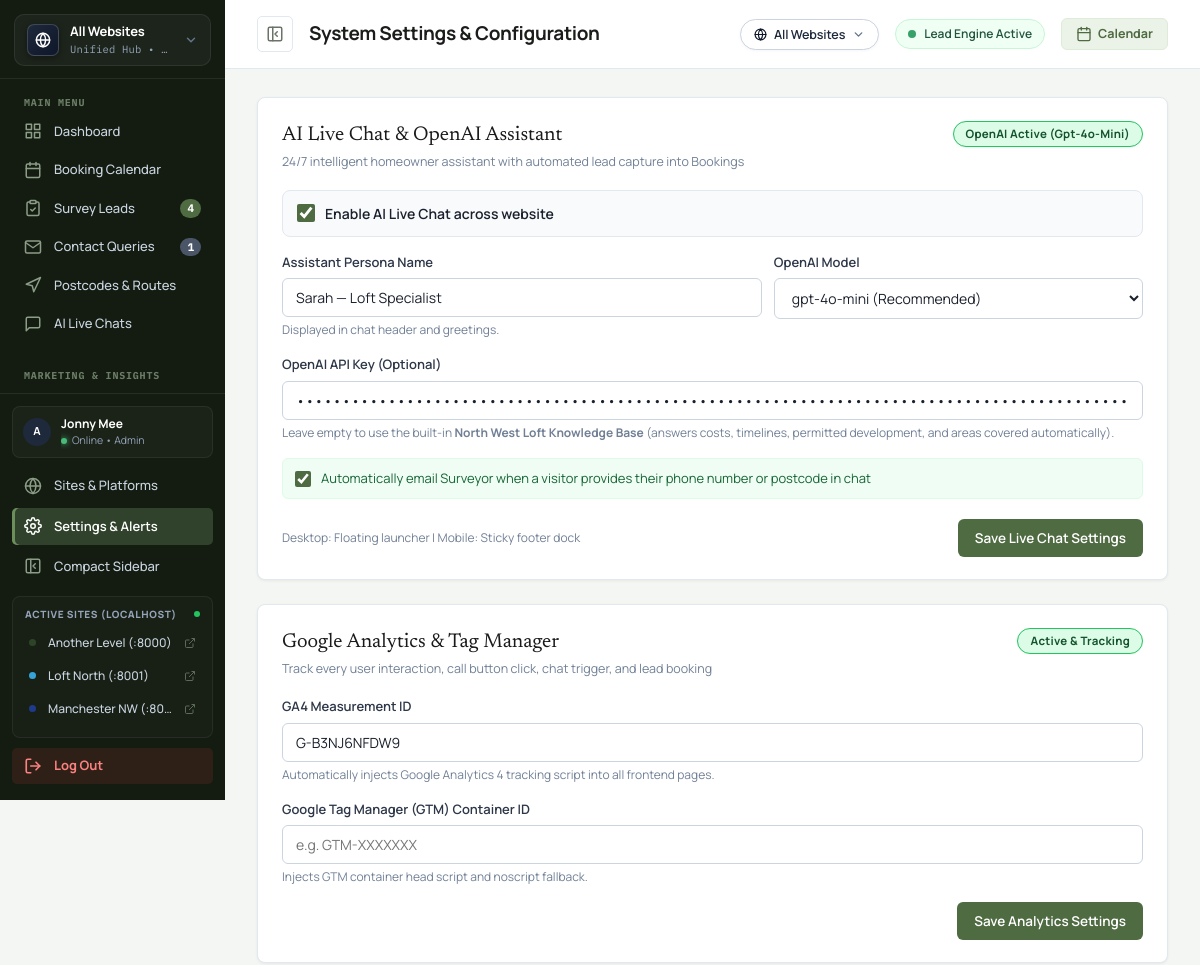
/panel/settings.php (signed in, upper part), run on an earlier commit of the app's database.
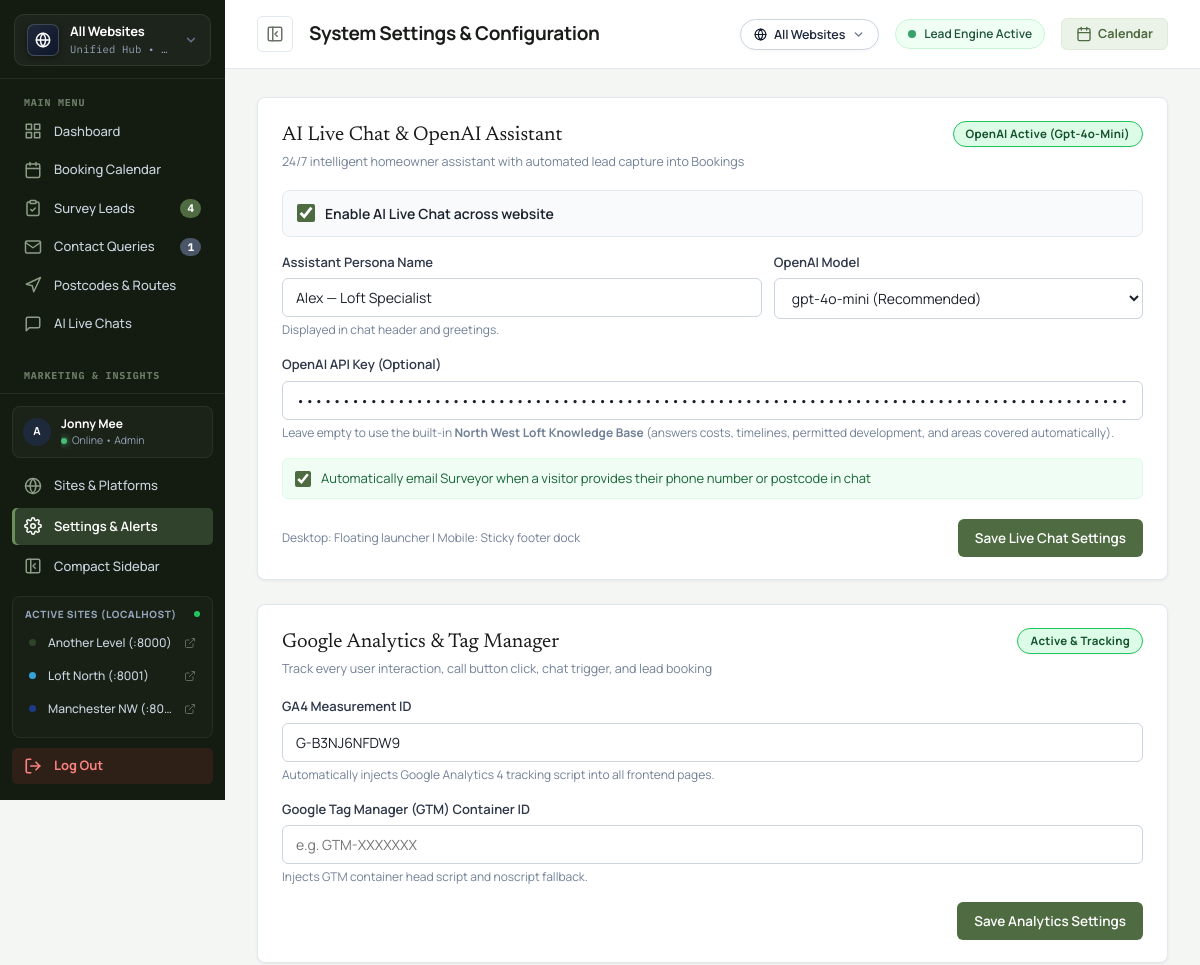
And on a later commit of the database.
### tables this page shows
CREATE TABLE sites (
                id INTEGER PRIMARY KEY AUTOINCREMENT,
                site_key TEXT UNIQUE NOT NULL,
                name TEXT NOT NULL,
                short_name TEXT NOT NULL,
                color TEXT NOT NULL,
                badge_bg TEXT NOT NULL,
                domain TEXT,
                phone TEXT,
                email TEXT,
                is_active INTEGER DEFAULT 1,
                created_at DATETIME DEFAULT CURRENT_TIMESTAMP
            );

CREATE TABLE settings (
            key TEXT PRIMARY KEY,
            value TEXT NOT NULL,
            updated_at DATETIME DEFAULT CURRENT_TIMESTAMP
        );

### panel/includes/auth.php (called while the page is built, shortened)
<?php
require_once __DIR__ . '/db.php';
function getCurrentUser(): ?array {
    $db = getDb();
    $stmt = $db->prepare("SELECT id, username, email, full_name, last_login FROM admin_users WHERE id = :id");
    $stmt->execute([':id' => $_SESSION['panel_user_id']]);
    $user = $stmt->fetch();
    return $user ?: null;
}

### panel/includes/sites.php (called while the page is built, shortened)
<?php
require_once __DIR__ . '/db.php';
require_once __DIR__ . '/auth.php';
function getAllSites(bool $includeInactive = false): array {
    $db = getDb();
    $sql = "SELECT * FROM sites" . ($includeInactive ? "" : " WHERE is_active = 1") . " ORDER BY id ASC";
    $sites = $db->query($sql)->fetchAll(PDO::FETCH_ASSOC);
    return $sites;
}
function getSitePageUrl(int|string|null $siteId, ?string $rawPageUrl): string {
    $siteId = (int)($siteId ?: 1);
    $path = trim((string)$rawPageUrl);
    if ($path === "" || $path === "/" || $path === "home") {
        $path = "index.php";
    }
    $cleanPath = ltrim($path, "/");
    $httpHost = $_SERVER["HTTP_HOST"] ?? "localhost:8000";
    $hostOnly = explode(":", $httpHost)[0];
    $isLocal = in_array($hostOnly, ["localhost", "127.0.0.1", "::1"], true)
               || str_ends_with($hostOnly, ".test")
               || str_ends_with($hostOnly, ".local")
               || filter_var($hostOnly, FILTER_VALIDATE_IP) !== false;
    if ($isLocal) {
        $scheme = (!empty($_SERVER["HTTPS"]) && $_SERVER["HTTPS"] !== "off") ? "https" : "http";
        if ($siteId === 2) {
            return "{$scheme}://{$hostOnly}:8001/{$cleanPath}";
        } elseif ($siteId === 1) {
            return "{$scheme}://{$hostOnly}:8000/{$cleanPath}";
        } else {
            $port = 8000 + ($siteId - 1);
            return "{$scheme}://{$hostOnly}:{$port}/{$cleanPath}";
        }
    }
    $site = getSiteById($siteId);
    $domain = !empty($site["domain"]) ? $site["domain"] : "anotherlevelloftconversions.co.uk";
    return "https://{$domain}/{$cleanPath}";
}

### panel/includes/db.php (called while the page is built, shortened)
<?php
function getDb(): PDO {
    static $db = null;
    if ($db !== null) {
        return $db;
    }
    $dataDir = dirname(__DIR__, 2) . '/data';
    $dbPath = $dataDir . '/database.sqlite';
    try {
        $db = new PDO('sqlite:' . $dbPath);
        $db->setAttribute(PDO::ATTR_ERRMODE, PDO::ERRMODE_EXCEPTION);
        $db->setAttribute(PDO::ATTR_DEFAULT_FETCH_MODE, PDO::FETCH_ASSOC);
        $db->exec('PRAGMA journal_mode = WAL;');
        $db->exec('PRAGMA foreign_keys = ON;');
        return $db;
    } catch (PDOException $e) {
        error_log('Database connection error: ' . $e->getMessage());
        throw $e;
    }
}
function getSetting(string $key, string $default = ''): string {
    $db = getDb();
    $stmt = $db->prepare("SELECT value FROM settings WHERE key = :k LIMIT 1");
    $stmt->execute([':k' => $key]);
    $val = $stmt->fetchColumn();
    return $val !== false ? (string)$val : $default;
}

### panel/settings.php (the view, shortened to what the rows shown need)
<?php
require_once __DIR__ . '/includes/auth.php';
$gaId                 = getSetting('ga_measurement_id', '');
$aiChatEnabled        = getSetting('ai_chat_enabled', '1') === '1';
$aiChatLeadNotify     = getSetting('ai_chat_lead_notify', '1') === '1';
$openaiApiKey         = getSetting('openai_api_key', '');
$openaiModel          = getSetting('openai_model', 'gpt-4o-mini');
$aiChatName           = getSetting('ai_chat_name', 'Sarah — Loft Specialist');
$pageTitle = "System Settings & Configuration";
require_once __DIR__ . '/includes/header.php';
?>
<div class="panel-grid-2-1" style="display:grid;grid-template-columns:1.2fr 1fr;gap:24px">
  <div style="display:grid;gap:24px">
    <div class="panel-card">
      <div class="panel-card-header" style="display:flex;justify-content:space-between;align-items:flex-start">
        <div>
          <h2 class="panel-card-title">AI Live Chat &amp; OpenAI Assistant</h2>
        </div>
        <div>
          <?php if ($aiChatEnabled && !empty($openaiApiKey)): ?>
            <span class="badge badge-won">OpenAI Active (<?php echo htmlspecialchars($openaiModel); ?>)</span>
          <?php elseif ($aiChatEnabled): ?>
            <span class="badge badge-won">Active (Knowledge Base Mode)</span>
          <?php else: ?>
            <span class="badge badge-lost">Disabled</span>
          <?php endif; ?>
        </div>
      </div>
      <form method="POST" action="settings.php" style="display:grid;gap:16px">
        <div style="display:flex;align-items:center;gap:10px;padding:12px 14px;background:#F8FAFC;border:1px solid #E2E8F0;border-radius:8px">
          <input type="checkbox" name="ai_chat_enabled" id="ai_chat_enabled" value="1" <?php echo $aiChatEnabled ? 'checked' : ''; ?> style="width:18px;height:18px;accent-color:#4F6B42;cursor:pointer">
          <label for="ai_chat_enabled" style="font-size:14px;font-weight:600;color:#1A202C;cursor:pointer">Enable AI Live Chat across website</label>
        </div>
        <div style="display:grid;grid-template-columns:1.3fr 1fr;gap:12px">
          <div>
            <label class="form-label">Assistant Persona Name</label>
            <input type="text" name="ai_chat_name" class="form-input" value="<?php echo htmlspecialchars($aiChatName); ?>" placeholder="Sarah — Loft Specialist" required>
            <div style="font-size:12px;color:#718096;margin-top:4px">Displayed in chat header and greetings.</div>
          </div>
          <div>
            <label class="form-label">OpenAI Model</label>
            <select name="openai_model" class="form-input">
              <option value="gpt-4o-mini" <?php echo $openaiModel === 'gpt-4o-mini' ? 'selected' : ''; ?>>gpt-4o-mini (Recommended)</option>
            </select>
          </div>
        </div>
        <div>
          <label class="form-label">OpenAI API Key (Optional)</label>
          <input type="password" name="openai_api_key" class="form-input" placeholder="sk-proj-..." value="<?php echo htmlspecialchars($openaiApiKey); ?>" autocomplete="new-password">
          <div style="font-size:12px;color:#718096;margin-top:4px">
            Leave empty to use the built-in <strong>North West Loft Knowledge Base</strong> (answers costs, timelines, permitted development, and areas covered automatically).
          </div>
        </div>
        <div style="display:flex;align-items:center;gap:10px;padding:10px 12px;background:#F0FDF4;border:1px solid #DCFCE7;border-radius:6px">
          <input type="checkbox" name="ai_chat_lead_notify" id="ai_chat_lead_notify" value="1" <?php echo $aiChatLeadNotify ? 'checked' : ''; ?> style="width:16px;height:16px;accent-color:#4F6B42;cursor:pointer">
          <label for="ai_chat_lead_notify" style="font-size:13px;color:#166534;cursor:pointer">
            Automatically email Surveyor when a visitor provides their phone number or postcode in chat
          </label>
        </div>
      </form>
    </div>
    <div class="panel-card">
      <div class="panel-card-header" style="display:flex;justify-content:space-between;align-items:flex-start">
        <div>
          <h2 class="panel-card-title">Google Analytics &amp; Tag Manager</h2>
        </div>
      </div>
      <form method="POST" action="settings.php" style="display:grid;gap:16px">
        <div>
          <label class="form-label">GA4 Measurement ID</label>
          <input type="text" name="ga_measurement_id" class="form-input" placeholder="e.g. G-XXXXXXXXXX" value="<?php echo htmlspecialchars($gaId); ?>">
          <div style="font-size:12px;color:#718096;margin-top:4px">Automatically injects Google Analytics 4 tracking script into all frontend pages.</div>
        </div>
      </form>
    </div>
  </div>
</div>
<?php require_once __DIR__ . '/includes/footer.php'; ?>

### panel/includes/header.php (shortened to what the rows shown need)
<?php
require_once __DIR__ . '/auth.php';
require_once __DIR__ . '/sites.php';
$currentUser = getCurrentUser();
$allSitesList = getAllSites();
?>
<!DOCTYPE html>
<html lang="en">
<head>
  <link rel="stylesheet" href="css/panel.css?v=<?php echo time(); ?>">
</head>
<body class="panel-body">
<div class="panel-wrapper">
  <aside class="panel-sidebar" id="panelSidebar">
    <div class="sidebar-footer">
      <div class="sidebar-user-mini" style="display:flex;align-items:center;gap:10px;padding:8px 10px;margin-bottom:8px;border-radius:8px;background:rgba(255,255,255,0.03);border:1px solid rgba(255,255,255,0.06);">
        <div class="user-avatar" style="width:28px;height:28px;font-size:11px;background:#1E293B;color:#FFFFFF;border-radius:50%;display:flex;align-items:center;justify-content:center;font-weight:700;flex-shrink:0;">
          <?php echo strtoupper(substr($currentUser['username'] ?? 'J', 0, 1)); ?>
        </div>
        <div style="flex:1;min-width:0;overflow:hidden">
          <div style="font-size:12px;font-weight:700;color:#FFFFFF;white-space:nowrap;overflow:hidden;text-overflow:ellipsis">
            <?php echo htmlspecialchars($currentUser['full_name'] ?? 'Jonny Mee'); ?>
          </div>
          <div style="font-size:10.5px;color:#94A3B8;display:flex;align-items:center;gap:5px">
            <span class="status-dot-green"></span> Online &bull; Admin
          </div>
        </div>
      </div>
      <div class="sidebar-live-sites-wrap" style="margin: 8px 0 4px; padding: 10px 8px; border-radius: 8px; background: rgba(255,255,255,0.02); border: 1px solid rgba(255,255,255,0.06);">
        <?php foreach ($allSitesList as $sItem):
          $sPort = 8000 + ((int)$sItem['id'] - 1);
          $sUrl = getSitePageUrl($sItem['id'], '/');
        ?>
          <a href="<?php echo htmlspecialchars($sUrl); ?>" target="_blank" rel="noopener" class="nav-link" title="Open <?php echo htmlspecialchars($sItem['name']); ?> (Port <?php echo $sPort; ?>)" style="color:#CBD5E1;font-size:12px;padding:6px 8px;margin-bottom:3px">
            <span style="width:7px;height:7px;border-radius:50%;background:<?php echo htmlspecialchars($sItem['color']); ?>;display:inline-block;flex-shrink:0;"></span>
            <span style="overflow:hidden;text-overflow:ellipsis;white-space:nowrap;flex:1"><?php echo htmlspecialchars($sItem['short_name']); ?> (:<?php echo $sPort; ?>)</span>
            <svg viewBox="0 0 24 24" width="12" height="12" fill="none" stroke="currentColor" stroke-width="2" style="opacity:0.6"><path d="M18 13v6a2 2 0 0 1-2 2H5a2 2 0 0 1-2-2V8a2 2 0 0 1 2-2h6"></path><polyline points="15 3 21 3 21 9"></polyline><line x1="10" y1="14" x2="21" y2="3"></line></svg>
          </a>
        <?php endforeach; ?>
      </div>
    </div>
  </aside>
  <div class="panel-main">
    <header class="panel-topbar">
      <div class="topbar-left">
        <div class="mobile-topbar-brand">
          <div>
            <h1 class="topbar-title">
              <span class="topbar-title-full"><?php echo htmlspecialchars($pageTitle); ?></span>
            </h1>
          </div>
        </div>
      </div>
    </header>
    <main class="panel-content">

What changed in the data, as far as the page shows it:
changed settings: ai_chat_name "Sarah — Loft Specialist" → "Alex — Loft Specialist"
